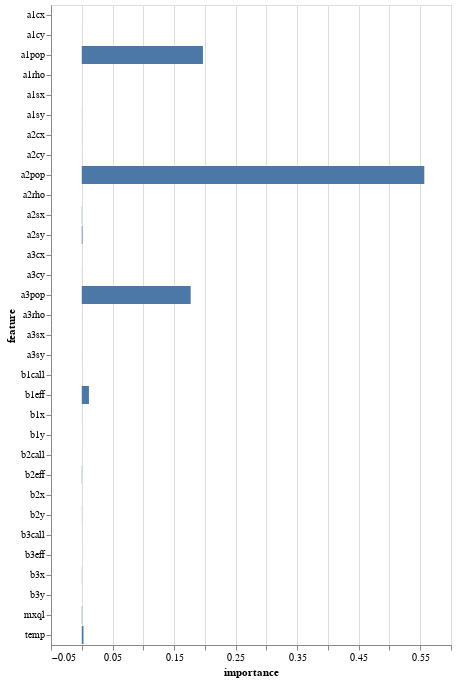

This figure's notebook cell:
### Code cell
alt.Chart(varimp_df).mark_bar().encode(
    x='importance',
    y="feature"
)

### Figure 1 — Vega-Lite specification as saved in the notebook (floating-point values rounded to 4 significant figures)
{"config": {"view": {"continuousWidth": 400, "continuousHeight": 300}}, "data": {"name": "data-20b2d33f372c2499f1fac7ed482c83f2"}, "mark": "bar", "encoding": {"x": {"type": "quantitative", "field": "importance"}, "y": {"type": "nominal", "field": "feature"}}, "$schema": "https://vega.github.io/schema/vega-lite/v4.8.1.json", "datasets": {"data-20b2d33f372c2499f1fac7ed482c83f2": [{"feature": "a1cx", "importance": 0.0}, {"feature": "a1cy", "importance": -3.347e-05}, {"feature": "a1sx", "importance": -2.835e-05}, {"feature": "a1sy", "importance": 0.0001037}, {"feature": "a1rho", "importance": 4.612e-06}, {"feature": "a1pop", "importance": 0.1969}, {"feature": "a2cx", "importance": 8.716e-05}, {"feature": "a2cy", "importance": -7.17e-05}, {"feature": "a2sx", "importance": 0.0003288}, {"feature": "a2sy", "importance": 0.001059}, {"feature": "a2rho", "importance": 0.0}, {"feature": "a2pop", "importance": 0.5566}, {"feature": "a3cx", "importance": -4.312e-05}, {"feature": "a3cy", "importance": 0.0001132}, {"feature": "a3sx", "importance": 2.224e-05}, {"feature": "a3sy", "importance": 5.969e-05}, {"feature": "a3rho", "importance": 5.357e-05}, {"feature": "a3pop", "importance": 0.177}, {"feature": "temp", "importance": 0.002811}, {"feature": "b1x", "importance": 6.792e-05}, {"feature": "b1y", "importance": 0.0}, {"feature": "b1call", "importance": 0.0}, {"feature": "b1eff", "importance": 0.01166}, {"feature": "b2x", "importance": 2.776e-05}, {"feature": "b2y", "importance": 0.0001408}, {"feature": "b2call", "importance": 1.964e-06}, {"feature": "b2eff", "importance": 0.0003666}, {"feature": "b3x", "importance": -0.0001825}, {"feature": "b3y", "importance": 1.145e-05}, {"feature": "b3call", "importance": 3.721e-05}, {"feature": "b3eff", "importance": 0.0}, {"feature": "mxql", "importance": 0.0005549}]}}
